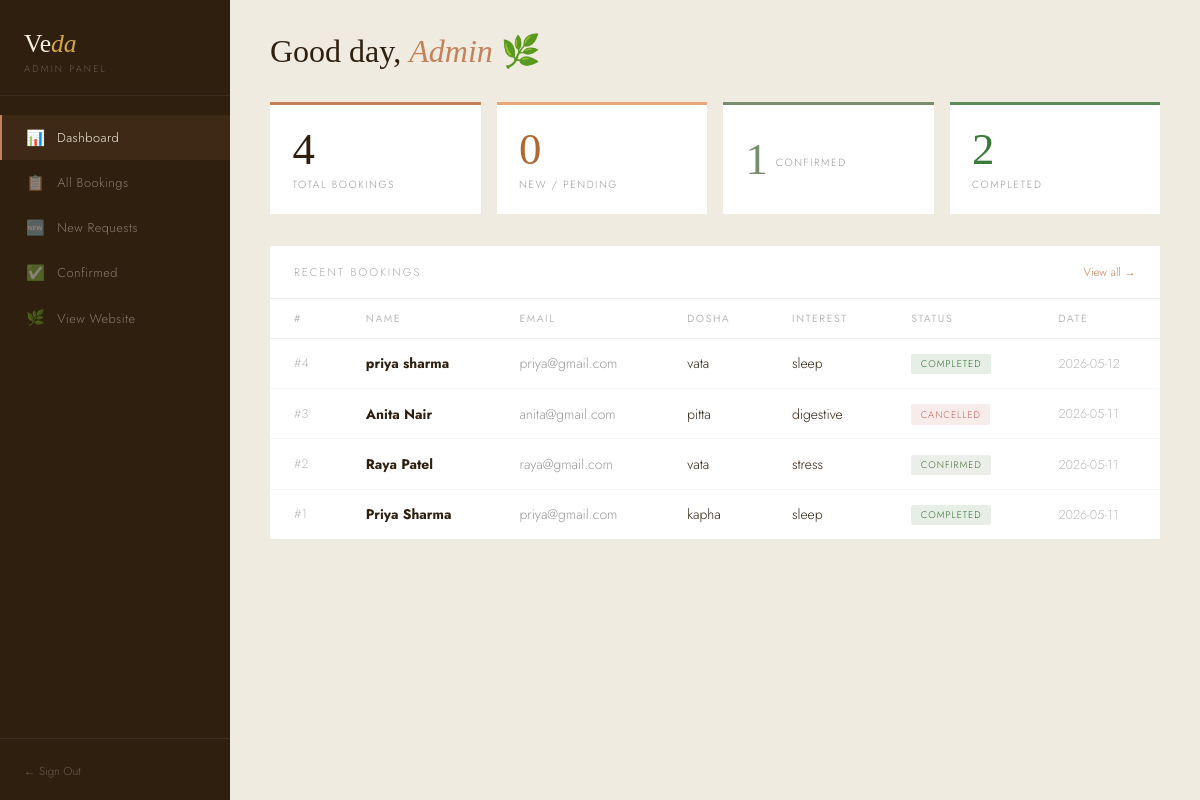
The app's page /admin/dashboard (signed in) with its own data.
### tables this page shows
CREATE TABLE consultations (
                id             INTEGER PRIMARY KEY AUTOINCREMENT,
                first_name     TEXT NOT NULL,
                last_name      TEXT NOT NULL,
                email          TEXT NOT NULL,
                phone          TEXT,
                dosha          TEXT,
                interest       TEXT,
                message        TEXT,
                preferred_time TEXT,
                status         TEXT DEFAULT 'new',
                created_at     TEXT NOT NULL
            );

### app.py (the view)
@app.route('/admin')
@app.route('/admin/dashboard')
@admin_required
def admin_dashboard():
    conn = get_db()
    total     = conn.execute('SELECT COUNT(*) FROM consultations').fetchone()[0]
    new_count = conn.execute("SELECT COUNT(*) FROM consultations WHERE status='new'").fetchone()[0]
    confirmed = conn.execute("SELECT COUNT(*) FROM consultations WHERE status='confirmed'").fetchone()[0]
    completed = conn.execute("SELECT COUNT(*) FROM consultations WHERE status='completed'").fetchone()[0]
    recent    = conn.execute('SELECT * FROM consultations ORDER BY created_at DESC LIMIT 20').fetchall()
    conn.close()
    return render_template('admin/dashboard.html',
        total=total, new_count=new_count,
        confirmed=confirmed, completed=completed, recent=recent)

### app.py (called while the page is built)
def get_db():
    conn = sqlite3.connect(DB_PATH)
    conn.row_factory = sqlite3.Row
    conn.execute("PRAGMA journal_mode=WAL")   # prevents data loss
    conn.execute("PRAGMA foreign_keys=ON")
    return conn

def admin_required(f):
    @wraps(f)
    def decorated(*args, **kwargs):
        if not session.get('admin_logged_in'):
            return redirect(url_for('admin_login'))
        return f(*args, **kwargs)
    return decorated

### templates/admin/dashboard.html (shortened to what this page needs)
{% extends 'admin/base.html' %}
{% block content %}
<div class="topbar">
  <h1 class="ph">Good day, <em>Admin</em> 🌿</h1>
</div>
<div class="stats">
  <div class="sc"><div class="sn-num">{{ total }}</div><div class="sn-label">Total Bookings</div></div>
  <div class="sc sn"><div class="sn-num" style="color:#b06830">{{ new_count }}</div><div class="sn-label">New / Pending</div></div>
  <div class="sc sf"><div class="sn-num" style="color:var(--sage)">{{ confirmed }}</div><div class="sn-label">Confirmed</div></div>
  <div class="sc sd"><div class="sn-num" style="color:#3a7a3a">{{ completed }}</div><div class="sn-label">Completed</div></div>
</div>
<div class="tw">
  <div class="th">
    <div class="tt">Recent Bookings</div>
    <a href="{{ url_for('admin_bookings') }}" style="font-size:.73rem;color:var(--clay);text-decoration:none;">View all →</a>
  </div>
  {% if recent %}
  <table>
    <thead><tr><th>#</th><th>Name</th><th>Email</th><th>Dosha</th><th>Interest</th><th>Status</th><th>Date</th></tr></thead>
    <tbody>
      {% for b in recent %}
      <tr>
        <td style="color:#bbb;font-size:.78rem">#{{ b.id }}</td>
        <td><a href="{{ url_for('admin_booking_detail', booking_id=b.id) }}" class="tl"><strong>{{ b.first_name }} {{ b.last_name }}</strong></a></td>
        <td style="color:#999">{{ b.email }}</td>
        <td>{{ b.dosha or '—' }}</td>
        <td>{{ b.interest or '—' }}</td>
        <td><span class="badge badge-{{ b.status }}">{{ b.status }}</span></td>
        <td style="color:#bbb;font-size:.8rem">{{ b.created_at[:10] }}</td>
      </tr>
      {% endfor %}
    </tbody>
  </table>
  {% else %}
  <div class="empty">No bookings yet. They'll appear here once users submit the consultation form.</div>
  {% endif %}
</div>
{% endblock %}

### templates/admin/base.html (shortened to what this page needs)
<!DOCTYPE html>
<html lang="en">
<head>
</head>
<body>
<div class="sidebar">
  <div class="s-logo">
    <a href="{{ url_for('admin_dashboard') }}">Ve<span>da</span></a>
    <div class="s-sub">Admin Panel</div>
  </div>
  <nav class="s-nav">
    <a href="{{ url_for('admin_dashboard') }}" class="{% if request.endpoint=='admin_dashboard' %}active{% endif %}"><span class="ico">📊</span>Dashboard</a>
    <a href="{{ url_for('admin_bookings') }}" class="{% if request.endpoint in ['admin_bookings','admin_booking_detail'] %}active{% endif %}"><span class="ico">📋</span>All Bookings</a>
    <a href="{{ url_for('admin_bookings') }}?status=new"><span class="ico">🆕</span>New Requests</a>
    <a href="{{ url_for('admin_bookings') }}?status=confirmed"><span class="ico">✅</span>Confirmed</a>
    <a href="{{ url_for('home') }}" target="_blank"><span class="ico">🌿</span>View Website</a>
  </nav>
  <div class="s-foot"><a href="{{ url_for('admin_logout') }}">← Sign Out</a></div>
</div>
<div class="main">{% block content %}{% endblock %}</div>
</body>
</html>

### templates/admin/base.html (style rules this page uses)
* { margin:0;padding:0;box-sizing:border-box }
:root { --clay:#C4825A;--earth:#8B5E3C;--sage:#7A8C6E;--cream:#F5EFE0;--bark:#2E1F0F;--gold:#D4A847;--mist:#EDE4D3 }
body { background:#f0ebe0;font-family:'Jost',sans-serif;font-weight:300;color:var(--bark) }
.sidebar { position:fixed;top:0;left:0;width:230px;height:100vh;background:var(--bark);display:flex;flex-direction:column;z-index:10 }
.s-logo { padding:1.8rem 1.5rem 1.2rem;border-bottom:1px solid rgba(255,255,255,.07) }
.s-logo a { font-family:'Cormorant Garamond',serif;font-size:1.6rem;color:var(--cream);text-decoration:none }
.s-logo a span { color:var(--gold);font-style:italic }
.s-sub { font-size:.6rem;letter-spacing:.22em;text-transform:uppercase;color:rgba(245,239,224,.3);margin-top:.2rem }
.s-nav { flex:1;padding:1.2rem 0 }
.s-nav a { display:flex;align-items:center;gap:.75rem;padding:.72rem 1.5rem;color:rgba(245,239,224,.45);text-decoration:none;font-size:.8rem;letter-spacing:.04em;transition:all .2s;border-left:2px solid transparent }
.s-nav a.active { color:var(--cream);border-left-color:var(--clay);background:rgba(196,130,90,.1) }
.s-nav .ico { font-size:.95rem;width:1.2rem;text-align:center }
.s-foot { padding:1.2rem 1.5rem;border-top:1px solid rgba(255,255,255,.07) }
.s-foot a { font-size:.72rem;color:rgba(245,239,224,.3);text-decoration:none;transition:color .2s }
.main { margin-left:230px;min-height:100vh;padding:2rem 2.5rem }
.topbar { display:flex;justify-content:space-between;align-items:center;margin-bottom:2rem }
.ph { font-family:'Cormorant Garamond',serif;font-size:2rem;font-weight:300 }
.ph em { font-style:italic;color:var(--clay) }
.stats { display:grid;grid-template-columns:repeat(4,1fr);gap:1rem;margin-bottom:2rem }
.sc { background:white;padding:1.4rem;border-top:3px solid var(--clay) }
.sc.sn { border-color:#e8a87c }
.sc.sf { border-color:var(--sage) }
.sc.sd { border-color:#5a8c5a }
.sn-num { font-family:'Cormorant Garamond',serif;font-size:2.8rem;font-weight:300;line-height:1 }
.sn-label { font-size:.65rem;letter-spacing:.15em;text-transform:uppercase;color:#999;margin-top:.3rem }
.tw { background:white;overflow:hidden }
.th { display:flex;justify-content:space-between;align-items:center;padding:1.1rem 1.5rem;border-bottom:1px solid #eee }
.tt { font-size:.7rem;letter-spacing:.18em;text-transform:uppercase;color:#aaa }
table { width:100%;border-collapse:collapse }
th { font-size:.65rem;letter-spacing:.15em;text-transform:uppercase;color:#bbb;padding:.75rem 1.5rem;text-align:left;border-bottom:1px solid #f0f0f0;font-weight:400 }
td { padding:.85rem 1.5rem;border-bottom:1px solid #f5f5f5;font-size:.87rem;color:var(--bark);vertical-align:middle }
tr:last-child td { border-bottom:none }
.tl { color:inherit;text-decoration:none }
.badge { display:inline-block;font-size:.6rem;letter-spacing:.1em;text-transform:uppercase;padding:.2rem .6rem;border-radius:2px }
.badge-confirmed { background:rgba(122,140,110,.15);color:#3d6b31 }
.badge-completed { background:rgba(90,140,90,.15);color:#2a6c2a }
.badge-cancelled { background:rgba(196,99,90,.12);color:#c4635a }
.sf { display:flex;gap:.5rem;align-items:center }

### records on screen
consultations: id "4", first_name "priya", last_name "sharma", email "priya@gmail.com", dosha "vata", interest "sleep", status "COMPLETED", created_at "2026-05-12"
consultations: id "3", first_name "Anita", last_name "Nair", email "anita@gmail.com", dosha "pitta", interest "digestive", status "CANCELLED", created_at "2026-05-11"
consultations: id "2", first_name "Raya", last_name "Patel", email "raya@gmail.com", dosha "vata", interest "stress", status "CONFIRMED", created_at "2026-05-11"
consultations: id "1", first_name "Priya", last_name "Sharma", email "priya@gmail.com", dosha "kapha", interest "sleep", status "COMPLETED", created_at "2026-05-11"

### other values on screen
{{ total }} "4"
{{ new_count }} "0"
{{ confirmed }} "1"
{{ completed }} "2"
